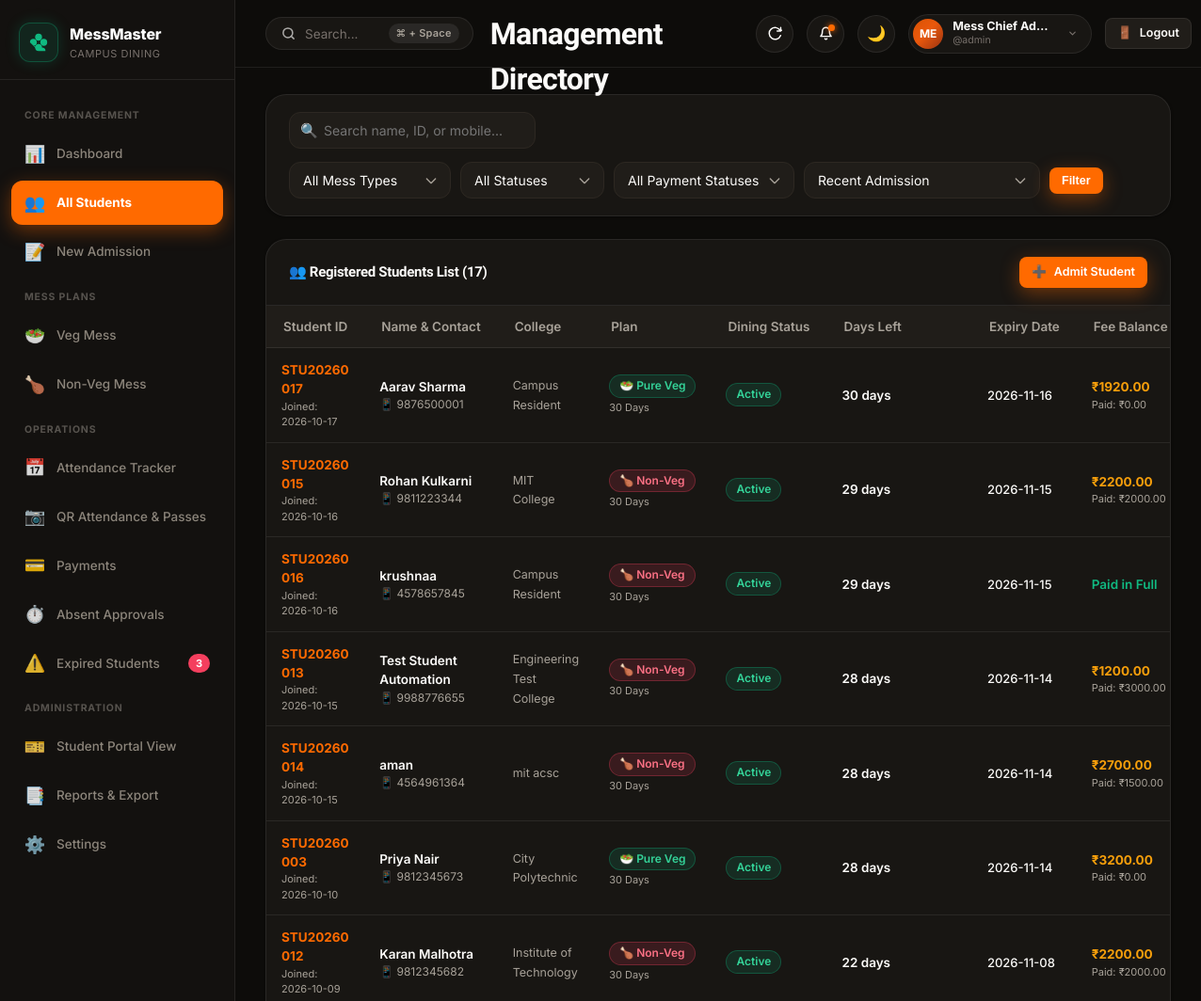
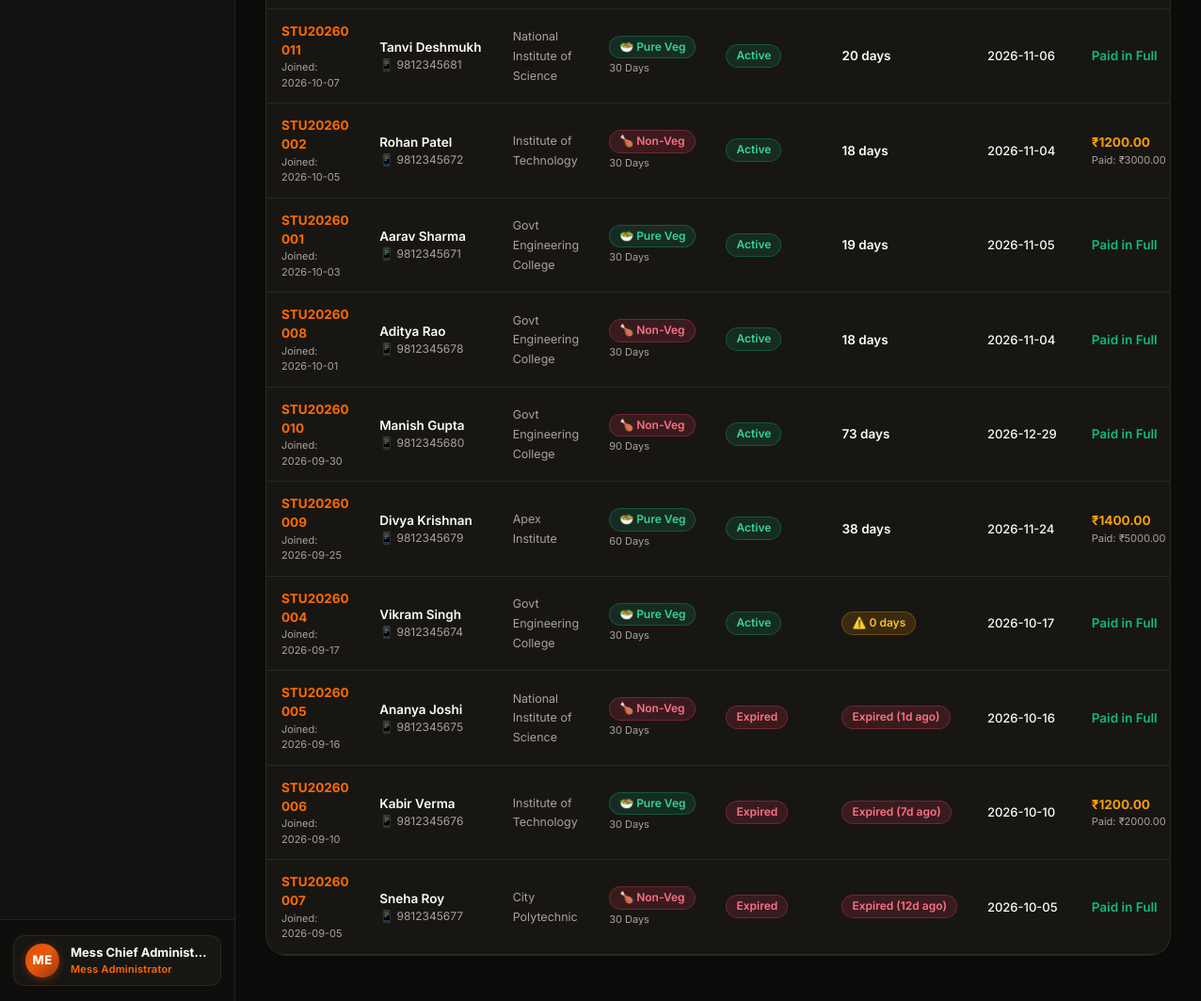
The app's page /students (signed in) with its own data (2 pictures, top to bottom).
### tables this page shows
CREATE TABLE mess_plans (
            id INTEGER PRIMARY KEY AUTOINCREMENT,
            student_id TEXT NOT NULL,
            plan_duration_days INTEGER NOT NULL,
            start_date DATE NOT NULL,
            original_expiry_date DATE NOT NULL,
            current_expiry_date DATE NOT NULL,
            total_extension_days INTEGER DEFAULT 0,
            mess_type TEXT NOT NULL CHECK(mess_type IN ('Veg', 'Non-Veg')),
            total_fee REAL NOT NULL,
            status TEXT NOT NULL DEFAULT 'Active' CHECK(status IN ('Active', 'Expired', 'Renewed')),
            is_current INTEGER NOT NULL DEFAULT 1,
            created_at DATETIME DEFAULT CURRENT_TIMESTAMP,
            FOREIGN KEY (student_id) REFERENCES students(student_id) ON DELETE CASCADE
        );

CREATE TABLE students (
            id INTEGER PRIMARY KEY AUTOINCREMENT,
            student_id TEXT UNIQUE NOT NULL,
            full_name TEXT NOT NULL,
            mobile TEXT UNIQUE NOT NULL,
            college_name TEXT NOT NULL,
            mess_type TEXT NOT NULL CHECK(mess_type IN ('Veg', 'Non-Veg')),
            status TEXT NOT NULL DEFAULT 'Active' CHECK(status IN ('Active', 'Expired', 'Deactivated')),
            admission_date DATE NOT NULL,
            created_at DATETIME DEFAULT CURRENT_TIMESTAMP,
            updated_at DATETIME DEFAULT CURRENT_TIMESTAMP
        , meal_preference TEXT DEFAULT 'Both', email TEXT);

### app.py (the view)
@app.route('/students')
@login_required
def students():
    database.update_all_mess_expiries()
    conn = database.get_db_connection()
    search = request.args.get('search', '').strip()
    mess_filter = request.args.get('mess_type', 'all')
    status_filter = request.args.get('status', 'all')
    payment_filter = request.args.get('payment_status', 'all')
    sort_by = request.args.get('sort_by', 'admission_date_desc')
    query = """
        SELECT s.id, s.student_id, s.full_name, s.mobile, s.college_name, s.mess_type, s.status, s.admission_date,
               p.id as plan_id, p.plan_duration_days, p.start_date, p.current_expiry_date, p.total_fee, p.total_extension_days,
               COALESCE((SELECT SUM(amount) FROM payments WHERE student_id = s.student_id), 0) as total_paid,
               (p.total_fee - COALESCE((SELECT SUM(amount) FROM payments WHERE student_id = s.student_id), 0)) as balance,
               (julianday(p.current_expiry_date) - julianday(date('now'))) as remaining_days
        FROM students s
        LEFT JOIN mess_plans p ON s.student_id = p.student_id AND p.is_current = 1
        WHERE 1=1
    """
    params = []
    if search:
        query += " AND (s.student_id LIKE ? OR s.full_name LIKE ? OR s.mobile LIKE ? OR s.college_name LIKE ?)"
        like_term = f"%{search}%"
        params.extend([like_term, like_term, like_term, like_term])
    if mess_filter in ('Veg', 'Non-Veg'):
        query += " AND s.mess_type = ?"
        params.append(mess_filter)
    if status_filter in ('Active', 'Expired', 'Deactivated'):
        query += " AND s.status = ?"
        params.append(status_filter)
    if sort_by == 'name_asc':
        query += " ORDER BY s.full_name ASC"
    elif sort_by == 'id_asc':
        query += " ORDER BY s.student_id ASC"
    elif sort_by == 'remaining_days_asc':
        query += " ORDER BY remaining_days ASC"
    elif sort_by == 'balance_desc':
        query += " ORDER BY balance DESC"
    else:
        query += " ORDER BY s.admission_date DESC"
    all_records = conn.execute(query, params).fetchall()
    filtered_list = []
    for r in all_records:
        bal = r['balance'] if r['balance'] is not None else 0
        paid = r['total_paid']
        fee = r['total_fee'] if r['total_fee'] is not None else 0
        if bal <= 0 and paid > 0:
            p_status = 'Paid'
        elif paid > 0 and bal > 0:
            p_status = 'Partially Paid'
        else:
            p_status = 'Pending'
        if payment_filter == 'Paid' and p_status != 'Paid':
            continue
        if payment_filter == 'Partially Paid' and p_status != 'Partially Paid':
            continue
        if payment_filter == 'Pending' and p_status != 'Pending':
            continue
        item = dict(r)
        item['payment_status'] = p_status
        filtered_list.append(item)
    conn.close()
    return render_template('students.html',
        students=filtered_list,
        search=search,
        mess_filter=mess_filter,
        status_filter=status_filter,
        payment_filter=payment_filter,
        sort_by=sort_by
    )

### app.py (called while the page is built)
def login_required(f):
    @wraps(f)
    def decorated_function(*args, **kwargs):
        if 'user_id' not in session:
            flash("Please sign in to access the Mess Management System.", "warning")
            return redirect(url_for('login', next=request.url))
        return f(*args, **kwargs)
    return decorated_function

### database.py (called while the page is built, shortened)
def get_db_path():
    return DEFAULT_DB_PATH

def get_db_connection():
    db_file = get_db_path()
    try:
        os.makedirs(os.path.dirname(db_file), exist_ok=True)
    except OSError:
        pass
    conn = sqlite3.connect(db_file)
    conn.row_factory = sqlite3.Row
    conn.execute("PRAGMA foreign_keys = ON;")
    return conn

def get_setting(key, default_value=''):
    conn = get_db_connection()
    row = conn.execute("SELECT value FROM settings WHERE key = ?", (key,)).fetchone()
    conn.close()
    return row['value'] if row else default_value

### templates/students.html (shortened to what this page needs)
{% extends "base.html" %}
{% block content %}
<div class="panel" style="margin-bottom: 24px;">
  <div class="panel-body" style="padding: 18px 24px;">
    <form method="GET" action="{{ url_for('students') }}">
      <div class="toolbar" style="margin-bottom: 0;">
        <div class="search-box">
          <span class="search-icon">🔍</span>
          <input type="text" class="form-control" name="search" value="{{ search }}" placeholder="Search name, ID, or mobile...">
        </div>
        <div class="filter-group">
          <select name="mess_type" class="form-control form-select" style="width: auto;" onchange="this.form.submit()">
            <option value="all" {% if mess_filter == 'all' %}selected{% endif %}>All Mess Types</option>
          </select>
          <select name="status" class="form-control form-select" style="width: auto;" onchange="this.form.submit()">
            <option value="all" {% if status_filter == 'all' %}selected{% endif %}>All Statuses</option>
          </select>
          <select name="payment_status" class="form-control form-select" style="width: auto;" onchange="this.form.submit()">
            <option value="all" {% if payment_filter == 'all' %}selected{% endif %}>All Payment Statuses</option>
          </select>
          <select name="sort_by" class="form-control form-select" style="width: auto;" onchange="this.form.submit()">
            <option value="admission_date_desc" {% if sort_by == 'admission_date_desc' %}selected{% endif %}>Recent Admission</option>
          </select>
          <button type="submit" class="btn btn-primary btn-sm">Filter</button>
        </div>
      </div>
    </form>
  </div>
</div>
<div class="panel">
  <div class="panel-header">
    <h3 class="panel-title">👥 Registered Students List ({{ students|length }})</h3>
    <a href="{{ url_for('admission') }}" class="btn btn-primary btn-sm">
      <span>➕</span> Admit Student
    </a>
  </div>
  <div class="panel-body" style="padding: 0;">
    <div class="table-responsive">
      <table class="data-table">
        <thead>
          <tr>
            <th>Student ID</th>
            <th>Name & Contact</th>
            <th>College</th>
            <th>Plan</th>
            <th>Dining Status</th>
            <th>Days Left</th>
            <th>Expiry Date</th>
            <th>Fee Balance</th>
          </tr>
        </thead>
        <tbody>
          {% if students %}
            {% for s in students %}
              <tr>
                <td>
                  <strong><a href="{{ url_for('student_profile', student_id=s.student_id) }}" style="color: var(--primary);">{{ s.student_id }}</a></strong>
                  <div style="font-size: 11px; color: var(--text-muted);">Joined: {{ s.admission_date }}</div>
                </td>
                <td>
                  <div style="font-weight: 600;">{{ s.full_name }}</div>
                  <div style="font-size: 12px; color: var(--text-muted);">📱 {{ s.mobile }}</div>
                </td>
                <td>
                  <span style="font-size: 12.5px; color: var(--text-muted);">{{ s.college_name }}</span>
                </td>
                <td>
                  <span class="badge {% if s.mess_type == 'Veg' %}badge-veg{% else %}badge-nonveg{% endif %}">
                    {% if s.mess_type == 'Veg' %}🥗 Pure Veg{% else %}🍗 Non-Veg{% endif %}
                  </span>
                  {% if s.plan_duration_days %}
                    <div style="font-size: 11px; color: var(--text-muted); margin-top: 2px;">{{ s.plan_duration_days }} Days</div>
                  {% endif %}
                </td>
                <td>
                  {% if s.status == 'Active' %}
                    <span class="badge badge-active">Active</span>
                  {% elif s.status == 'Expired' %}
                    <span class="badge badge-expired">Expired</span>
                  {% else %}
                    <span class="badge badge-secondary">Deactivated</span>
                  {% endif %}
                </td>
                <td>
                  {% if s.remaining_days is not none %}
                    {% if s.remaining_days < 0 %}
                      <span class="badge badge-expired">Expired ({{ (s.remaining_days * -1)|int }}d ago)</span>
                    {% elif s.remaining_days <= 3 %}
                      <span class="badge badge-warning">⚠️ {{ s.remaining_days|int }} days</span>
                    {% else %}
                      <span style="font-weight: 600; color: var(--text-primary);">{{ s.remaining_days|int }} days</span>
                    {% endif %}
                  {% else %}
                    <span style="color: var(--text-muted);">--</span>
                  {% endif %}
                </td>
                <td>
                  <span style="font-size: 13px; font-weight: 500;">{{ s.current_expiry_date or '--' }}</span>
                </td>
                <td>
                  {% if s.balance is not none and s.balance > 0 %}
                    <strong style="color: var(--accent-amber);">{{ currency_symbol }}{{ "%.2f"|format(s.balance) }}</strong>
                    <div style="font-size: 11px; color: var(--text-muted);">Paid: {{ currency_symbol }}{{ "%.2f"|format(s.total_paid) }}</div>
                  {% else %}
                    <span style="color: var(--accent-green); font-weight: 600;">Paid in Full</span>
                  {% endif %}
                </td>
              </tr>
            {% endfor %}
          {% else %}
            <tr>
              <td colspan="10" style="text-align: center; padding: 36px; color: var(--text-muted);">
                🔍 No students found matching your criteria. Try adjusting the search or filters.
              </td>
            </tr>
          {% endif %}
        </tbody>
      </table>
    </div>
  </div>
</div>
{% endblock %}

### records on screen
mess_plans: student_id "STU20260017", admission_date "2026-10-17", full_name "Aarav Sharma", mobile "9876500001", college_name "Campus Resident", shows "🥗 Pure Veg", plan_duration_days "30", shows "Active", remaining_days "30", current_expiry_date "2026-11-16", currency_symbol "₹", balance "1920.00", total_paid "0.00"
mess_plans: student_id "STU20260015", admission_date "2026-10-16", full_name "Rohan Kulkarni", mobile "9811223344", college_name "MIT College", shows "🍗 Non-Veg", plan_duration_days "30", shows "Active", remaining_days "29", current_expiry_date "2026-11-15", currency_symbol "₹", balance "2200.00", total_paid "2000.00"
mess_plans: student_id "STU20260016", admission_date "2026-10-16", full_name "krushnaa", mobile "4578657845", college_name "Campus Resident", shows "🍗 Non-Veg", plan_duration_days "30", shows "Active", remaining_days "29", current_expiry_date "2026-11-15", shows "Paid in Full"
mess_plans: student_id "STU20260013", admission_date "2026-10-15", full_name "Test Student Automation", mobile "9988776655", college_name "Engineering Test College", shows "🍗 Non-Veg", plan_duration_days "30", shows "Active", remaining_days "28", current_expiry_date "2026-11-14", currency_symbol "₹", balance "1200.00", total_paid "3000.00"
mess_plans: student_id "STU20260014", admission_date "2026-10-15", full_name "aman", mobile "4564961364", college_name "mit acsc", shows "🍗 Non-Veg", plan_duration_days "30", shows "Active", remaining_days "28", current_expiry_date "2026-11-14", currency_symbol "₹", balance "2700.00", total_paid "1500.00"
mess_plans: student_id "STU20260003", admission_date "2026-10-10", full_name "Priya Nair", mobile "9812345673", college_name "City Polytechnic", shows "🥗 Pure Veg", plan_duration_days "30", shows "Active", remaining_days "28", current_expiry_date "2026-11-14", currency_symbol "₹", balance "3200.00", total_paid "0.00"
mess_plans: student_id "STU20260012", admission_date "2026-10-09", full_name "Karan Malhotra", mobile "9812345682", college_name "Institute of Technology", shows "🍗 Non-Veg", plan_duration_days "30", shows "Active", remaining_days "22", current_expiry_date "2026-11-08", currency_symbol "₹", balance "2200.00", total_paid "2000.00"
mess_plans: student_id "STU20260011", admission_date "2026-10-07", full_name "Tanvi Deshmukh", mobile "9812345681", college_name "National Institute of Science", shows "🥗 Pure Veg", plan_duration_days "30", shows "Active", remaining_days "20", current_expiry_date "2026-11-06", shows "Paid in Full"
mess_plans: student_id "STU20260002", admission_date "2026-10-05", full_name "Rohan Patel", mobile "9812345672", college_name "Institute of Technology", shows "🍗 Non-Veg", plan_duration_days "30", shows "Active", remaining_days "18", current_expiry_date "2026-11-04", currency_symbol "₹", balance "1200.00", total_paid "3000.00"
mess_plans: student_id "STU20260001", admission_date "2026-10-03", full_name "Aarav Sharma", mobile "9812345671", college_name "Govt Engineering College", shows "🥗 Pure Veg", plan_duration_days "30", shows "Active", remaining_days "19", current_expiry_date "2026-11-05", shows "Paid in Full"
mess_plans: student_id "STU20260008", admission_date "2026-10-01", full_name "Aditya Rao", mobile "9812345678", college_name "Govt Engineering College", shows "🍗 Non-Veg", plan_duration_days "30", shows "Active", remaining_days "18", current_expiry_date "2026-11-04", shows "Paid in Full"
mess_plans: student_id "STU20260010", admission_date "2026-09-30", full_name "Manish Gupta", mobile "9812345680", college_name "Govt Engineering College", shows "🍗 Non-Veg", plan_duration_days "90", shows "Active", remaining_days "73", current_expiry_date "2026-12-29", shows "Paid in Full"
mess_plans: student_id "STU20260009", admission_date "2026-09-25", full_name "Divya Krishnan", mobile "9812345679", college_name "Apex Institute", shows "🥗 Pure Veg", plan_duration_days "60", shows "Active", remaining_days "38", current_expiry_date "2026-11-24", currency_symbol "₹", balance "1400.00", total_paid "5000.00"
mess_plans: student_id "STU20260004", admission_date "2026-09-17", full_name "Vikram Singh", mobile "9812345674", college_name "Govt Engineering College", shows "🥗 Pure Veg", plan_duration_days "30", shows "Active", remaining_days "0", current_expiry_date "2026-10-17", shows "Paid in Full"
mess_plans: student_id "STU20260005", admission_date "2026-09-16", full_name "Ananya Joshi", mobile "9812345675", college_name "National Institute of Science", shows "🍗 Non-Veg", plan_duration_days "30", shows "Expired", is_current "1", current_expiry_date "2026-10-16", shows "Paid in Full"
mess_plans: student_id "STU20260006", admission_date "2026-09-10", full_name "Kabir Verma", mobile "9812345676", college_name "Institute of Technology", shows "🥗 Pure Veg", plan_duration_days "30", shows "Expired", remaining_days "7", current_expiry_date "2026-10-10", currency_symbol "₹", balance "1200.00", total_paid "2000.00"
mess_plans: student_id "STU20260007", admission_date "2026-09-05", full_name "Sneha Roy", mobile "9812345677", college_name "City Polytechnic", shows "🍗 Non-Veg", plan_duration_days "30", shows "Expired", remaining_days "12", current_expiry_date "2026-10-05", shows "Paid in Full"

### other values on screen
{{ badge_expired_count }} "3"
{{ (session.get('full_name', 'Admin')[:2])|upper }} "ME"
{{ (session.get('full_name', 'US')[:2])|upper }} "ME"
{{ session.get('full_name') or 'User Profile' }} "Mess Chief Ad…"
{{ (session.get('username') or 'user')|lower }} "admin"
{{ students|length }} "17"
